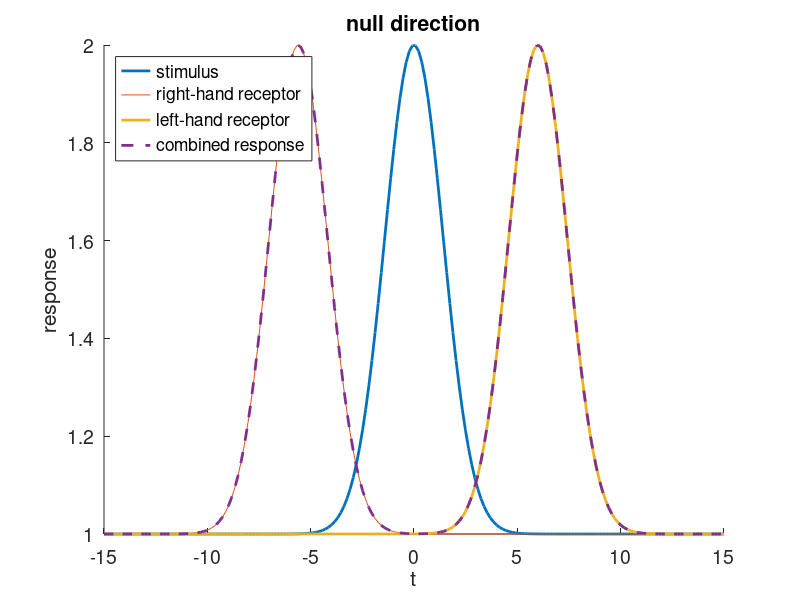
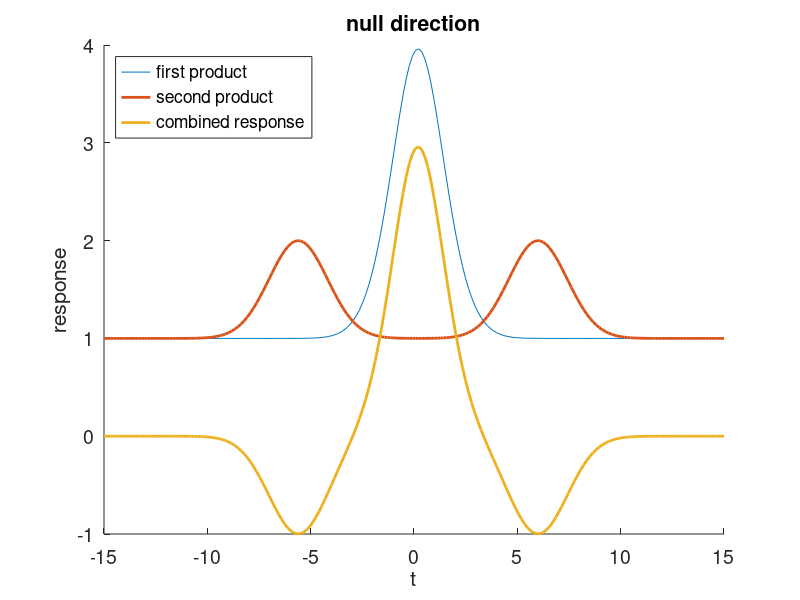

Here is the MATLAB script that generated these plots, in order:
% Reichardt motion detector, responding to a square wave pulse.

function main
  
clear all
close all
clc

dx = 2.8;
dt = 6;
t = linspace(-15,15,200);
c = -0.5;    % preferred direction
s0 = 1;     % not a raised stimulus

%% First do the single component

figure(1)
plot(t,s(0,t,c,s0),'LineWidth',2)
hold on
plot(t,s(dx,t,c,s0),t,s(0,t-dt,c,s0),'LineWidth',2)
plot(t,s(dx,t,c,s0).*s(0,t-dt,c,s0),'--','LineWidth',2)
hold off
xlabel('t')
ylabel('response')
box off
set(gca,'FontSize',14)
if (c>0) 
    title('preferred direction') 
else
    title('null direction')
end
legend('stimulus','right-hand receptor','left-hand receptor','combined response','Location','northwest')


%% Next do the full detector

figure(2)
plot(t,s(0,t,c,s0).*s(dx,t-dt,c,s0),t,s(0,t-dt,c,s0).*s(dx,t,c,s0),'LineWidth',2)
hold on
plot(t,s(0,t,c,s0).*s(dx,t-dt,c,s0)-s(0,t-dt,c,s0).*s(dx,t,c,s0),'LineWidth',2)
xlabel('t')
ylabel('response')
box off
set(gca,'FontSize',14)
if (c>0) 
    title('preferred direction') 
else
    title('null direction')
end
legend('first product', 'second product','combined response','Location','northwest')

end

%%%%%%%%%%%%%%%%%%%%%%%%%%%%%%%%%%%%%

%%
function out = s(x,t,c,s0)
    out = s0 + exp(-(x-c*t).^2);
end
